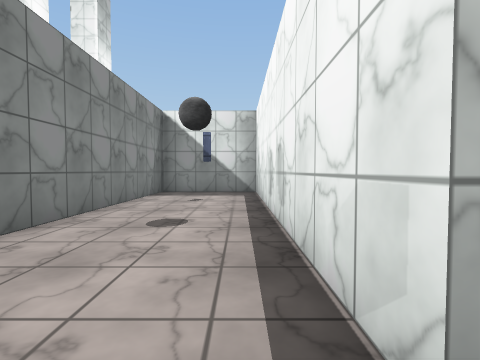
[1] (above)

16 first-person views from a walk through a scene from a Unity 3-D project. The camera is 1.3 m above the floor, tilts 2° down and sees 85° across. The floor is counted in squares, 2 m on a side. Each view is taken from the middle of a square. On the plan, view 1 faces up. The plan holds only what a view shows up to about 9 squares ahead; the rest is blank. The place goes on beyond the plan. Some surface patterns are stand-ins.

[2]
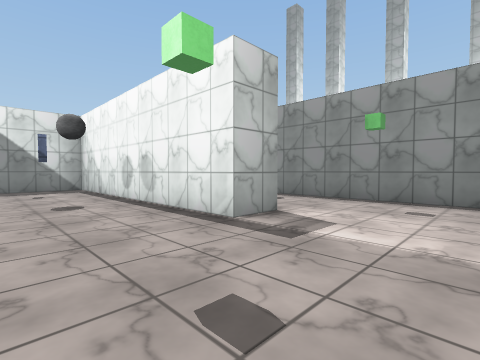

[3]
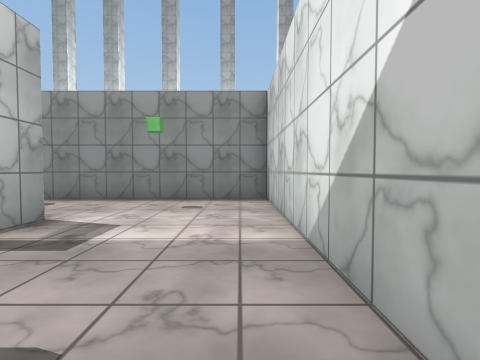

[4]
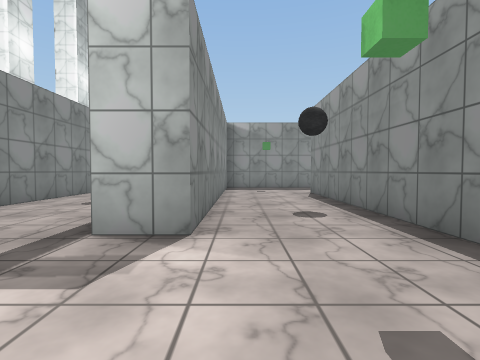

[5]
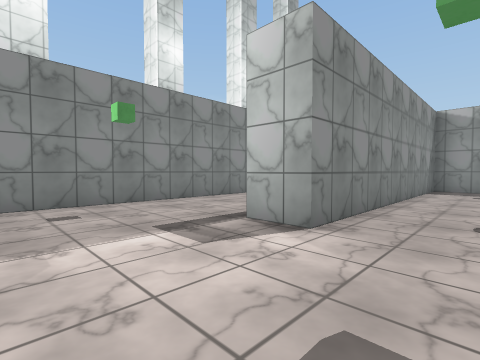

[6]
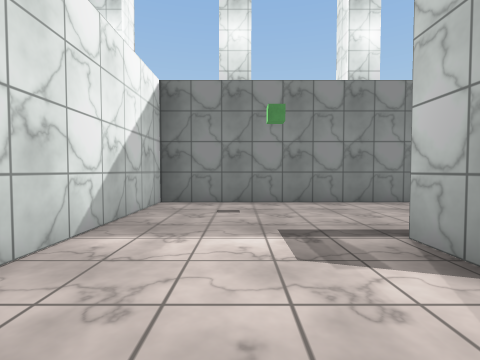

[7]
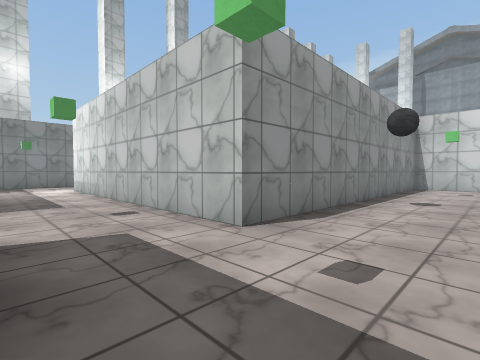

[8]
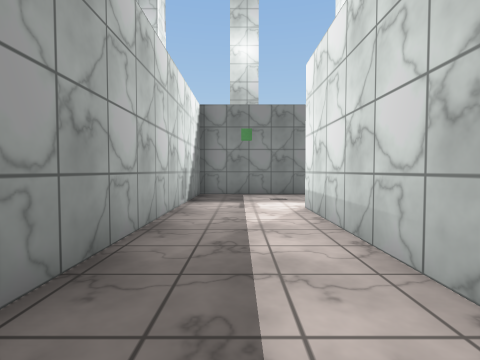

[9]
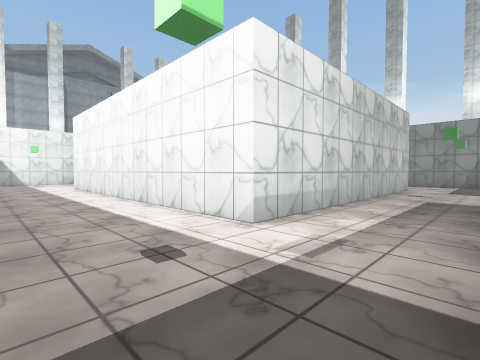

[10]
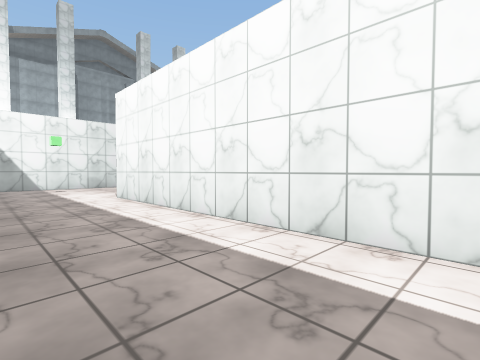

[11]
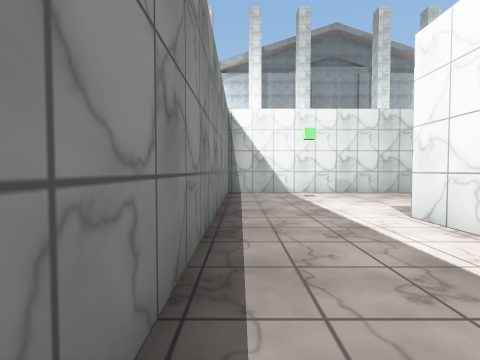

[12]
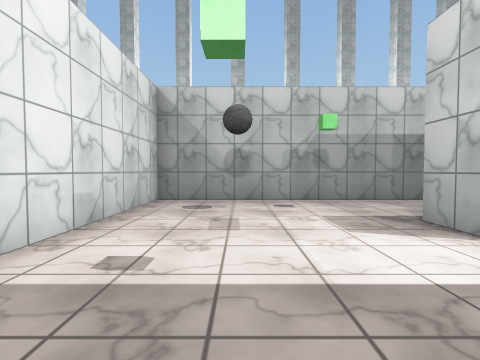

[13]
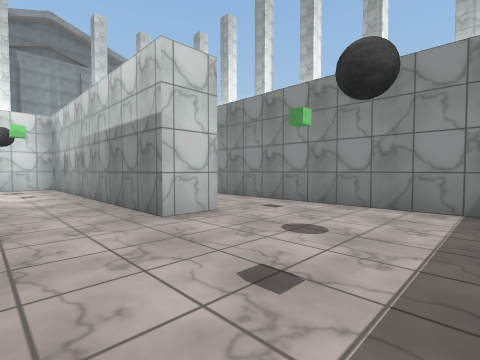

[14]
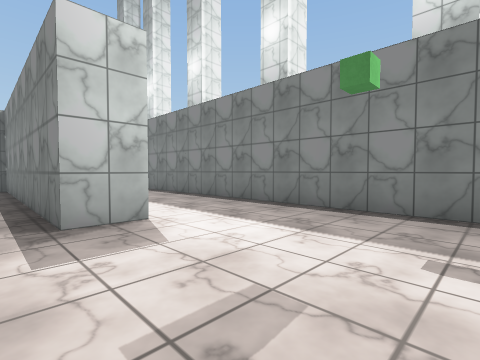

[15]
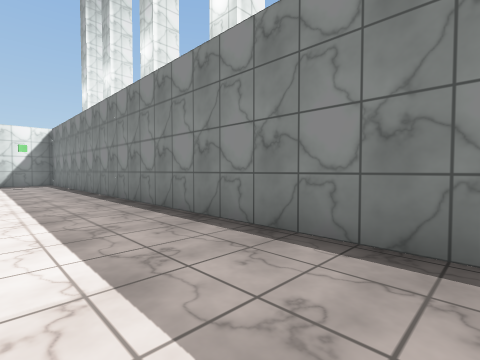

[16]
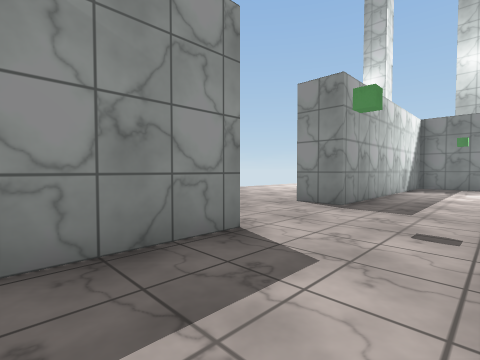

### Floor plan
Points are (right, up) in squares from view 1. A wall is a line through its corners. A room is listed if a view was taken in it or the views show most of it. See-through windows are left out.
Room 1 (views 1, 2, 3, 4, 5, 6)
walls: (1.5, 6.6) (1.5, 0.6) (0.5, 0.6) (0.5, 8.1) (-2.4, 8.1) (-2.4, -2.6) (4.1, -2.6) (4.1, 5.8)
ways out: opening at (2.5, 6.5) to room 2
Room 2 (views 7, 8, 9, 10, 11, 12, 14, 15, 16)
walls: (8.2, 0.7) (8.2, -6.8) (14.4, -6.8); (4.1, 5.8) (11.6, 5.8) (11.6, -2.6) (10.6, -2.6) (10.6, 1.4); (14.4, -6.4) (14.4, 8.1) (7.9, 8.1); (5.1, 8.1) (1.5, 8.1) (1.5, 6.6)
ways out: opening at (2.5, 6.5) to room 1; opening at (9.5, 0.5) to room 3; opening at (6.5, 9)
Room 3 (view 13)
walls: (7.1, 0.7) (8.2, 0.7); (5.1, 3.9) (5.1, 1.5); (10.6, 1.4) (10.6, 4.9)
ways out: opening at (9.5, 0.5) to room 2; opening at (6.5, 1)

Positions as (right, up) in squares from view 1, and headings:
1: (0, 0), facing up
2: (-2, -2), facing up-right
3: (-2, -2), facing right
4: (2, -2), facing up
5: (3, -2), facing up-left
6: (3, -1), facing left
7: (2, 8), facing down-right
8: (7, 7), facing right
9: (14, 8), facing down-left
10: (14, 4), facing down-left
11: (14, 1), facing down
12: (14, -5), facing left
13: (10, 4), facing down-left
14: (10, -6), facing up-right
15: (12, -6), facing up-right
16: (3, 6), facing up-right
